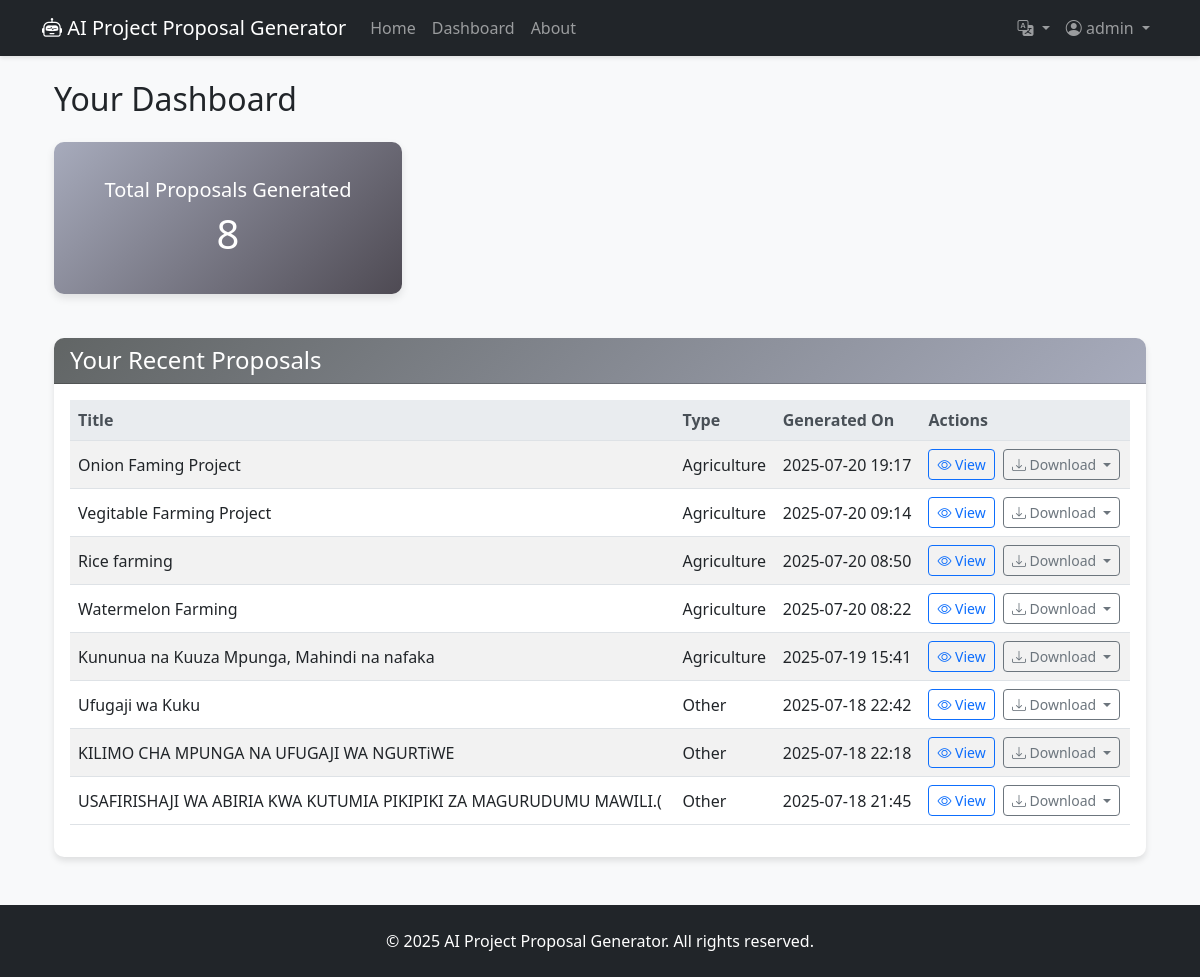
/dashboard (signed in), run on an earlier commit of the app's database.
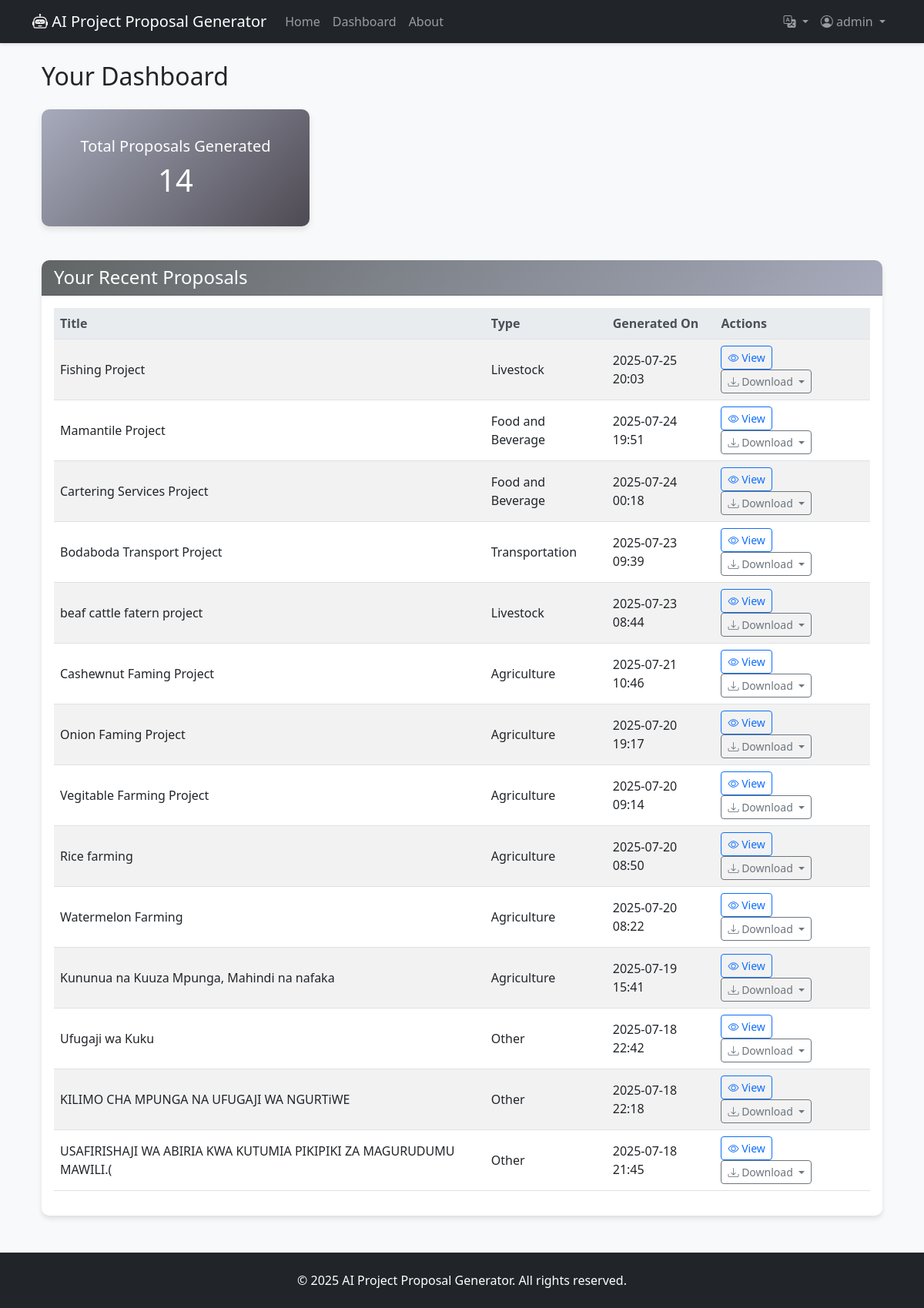
And on a later commit of the database.
### app/models.py (models this page shows, shortened)
class User(db.Model, UserMixin):
    id = db.Column(db.Integer, primary_key=True)
    username = db.Column(db.String(20), unique=True, nullable=False)
    email = db.Column(db.String(120), unique=True, nullable=False)
    password_hash = db.Column(db.String(128))
    proposals = db.relationship('Proposal', backref='author', lazy=True)

class Proposal(db.Model):
    id = db.Column(db.Integer, primary_key=True)
    title = db.Column(db.String(100), nullable=False)
    content = db.Column(db.Text, nullable=False)
    project_type = db.Column(db.String(50))
    generated_at = db.Column(db.DateTime, nullable=False, default=datetime.utcnow)
    user_id = db.Column(db.Integer, db.ForeignKey('user.id'), nullable=False)

### app/main/routes.py (the view)
@main_bp.route('/dashboard')
@login_required
def dashboard():
    proposals = db.session.query(Proposal)\
                  .filter_by(user_id=current_user.id)\
                  .order_by(Proposal.generated_at.desc())\
                  .all()
    return render_template('main/dashboard.html', proposals=proposals)

### app/models.py (called while the page is built)
@login_manager.user_loader
def load_user(user_id):
    return User.query.get(int(user_id))

### app/templates/main/dashboard.html (shortened to what this page needs)
{% extends "main/base.html" %}
{% block content %}
<div class="container mt-4">
    <h2 class="mb-4">{{_("Your Dashboard")}}</h2>
    <div class="row mb-4">
        <div class="col-md-4">
            <div class="card bg-primary text-white dashboard-card">
                <div class="card-body">
                    <h5 class="card-title">{{_("Total Proposals Generated")}}</h5>
                    <h3 class="card-text">{{ proposals|length }}</h3>
                </div>
            </div>
        </div>
    </div>
    <div class="card">
        <div class="card-header">
            <h4 class="text-white mb-0">{{_("Your Recent Proposals")}}</h4>
        </div>
        <div class="card-body">
            {% if proposals %}
            <div class="table-responsive">
                <table class="table table-hover table-striped">
                    <thead>
                        <tr>
                            <th>Title</th>
                            <th>Type</th>
                            <th>Generated On</th>
                            <th>Actions</th>
                        </tr>
                    </thead>
                    <tbody>
                        {% for proposal in proposals %}
                        <tr>
                            <td>{{ proposal.title }}</td>
                            <td>{{ proposal.project_type if proposal.project_type else 'N/A' }}</td>
                            <td>{{ moment(proposal.generated_at).format('YYYY-MM-DD HH:mm') }}</td>
                            <td>
                                <a href="{{ url_for('main.view_proposal', proposal_id=proposal.id) }}"
                                   class="btn btn-sm btn-outline-primary me-1" title="View Proposal">
                                    <i class="bi bi-eye"></i> View
                                </a>
                                <div class="dropdown d-inline-block">
                                    <button class="btn btn-sm btn-outline-secondary dropdown-toggle" type="button" id="downloadDropdown{{ proposal.id }}" data-bs-toggle="dropdown" aria-expanded="false">
                                        <i class="bi bi-download"></i> {{_("Download")}}
                                    </button>
                                </div>
                            </td>
                        </tr>
                        {% endfor %}
                    </tbody>
                </table>
            </div>
            {% else %}
            <p class="text-center">You haven't generated any proposals yet. <a href="{{ url_for('main.index') }}">{{_("Start generating one now!")}}</a></p>
            {% endif %}
        </div>
    </div>
</div>
{% endblock %}

### app/templates/main/base.html (shortened to what this page needs)
<!DOCTYPE html>
<html lang="en">
<head>
    <link href="https://cdn.jsdelivr.net/npm/bootstrap@5.3.0/dist/css/bootstrap.min.css" rel="stylesheet">
    <link rel="stylesheet" href="https://cdn.jsdelivr.net/npm/bootstrap-icons@1.10.0/font/bootstrap-icons.css">
    <link rel="stylesheet" href="{{ url_for('static', filename='css/style.css') }}">
</head>
<body>
    <nav class="navbar navbar-expand-lg navbar-dark bg-dark mb-4">
        <div class="container">
            <a class="navbar-brand" href="{{ url_for('main.index') }}">
                <i class="bi bi-robot"></i> AI Project Proposal Generator
            </a>
            <div class="collapse navbar-collapse" id="navbarNav">
                <ul class="navbar-nav me-auto">
                    <li class="nav-item">
                        <a class="nav-link" href="{{ url_for('main.index') }}">{{_("Home")}}</a>
                    </li>
                    <li class="nav-item">
                        <a class="nav-link" href="{{ url_for('main.dashboard') }}">{{_("Dashboard")}}</a>
                    </li>
                    <li class="nav-item">
                        <a class="nav-link" href="{{ url_for('main.about') }}">{{_("About")}}</a>
                    </li>
                </ul>
                <ul class="navbar-nav">
                    <li class="nav-item dropdown">
                        <a class="nav-link dropdown-toggle" href="#" data-bs-toggle="dropdown">
                            <i class="bi bi-translate"></i>
                        </a>
                    </li>
                    {% if current_user.is_authenticated %}
                    <li class="nav-item dropdown">
                        <a class="nav-link dropdown-toggle" href="#" id="navbarDropdown" role="button" data-bs-toggle="dropdown" aria-expanded="false">
                            <i class="bi bi-person-circle"></i> {{ current_user.username }}
                        </a>
                    </li>
                    {% endif %}
                </ul>
            </div>
        </div>
    </nav>
    <main class="container mb-5">
        {% block content %}{% endblock %}
    </main>
    <footer class="bg-dark text-white py-4 mt-5">
        <div class="container text-center">
            <p class="mb-0">&copy; {{ now.year }} {{_("AI Project Proposal Generator. All rights reserved")}}.</p>
        </div>
    </footer>
</body>
</html>

### app/static/CSS/style.css (style rules this page uses)
body { font-family: 'Segoe UI', Tahoma, Geneva, Verdana, sans-serif; background-color: #f8f9fa; color: #212529; }
.navbar { box-shadow: 0 2px 4px rgba(0,0,0,.1); }
.card { border: none; border-radius: 10px; box-shadow: 0 4px 6px rgba(0,0,0,.1); transition: transform 0.3s ease; }
.card-header { border-radius: 10px 10px 0 0 !important; background: linear-gradient(135deg, #616565 0%, #a7abbc 100%); //background: linear-gradient(135deg, #667eea 0%, #764ba2 100%); color: white; }
.dashboard-card { text-align: center; padding: 20px; border-radius: 10px; margin-bottom: 20px; background: linear-gradient(135deg, #a7abbc 0%, #4e4a53 100%); color: white; box-shadow: 0 4px 8px rgba(0,0,0,.1); }
.dashboard-card h3 { font-size: 2.5rem; margin-bottom: 0; }
.table th, .table td { vertical-align: middle; }
.table thead th { background-color: #e9ecef; color: #495057; }

What changed in the data, as far as the page shows it:
added Proposal: title "Fishing Project", project_type "Livestock", generated_at "2025-07-25 20:03"
added Proposal: title "Mamantile Project", project_type "Food and Beverage", generated_at "2025-07-24 19:51"
added Proposal: title "Cartering Services Project", project_type "Food and Beverage", generated_at "2025-07-24 00:18"
added Proposal: title "Bodaboda Transport Project", project_type "Transportation", generated_at "2025-07-23 09:39"
added Proposal: title "beaf cattle fatern project", project_type "Livestock", generated_at "2025-07-23 08:44"
added Proposal: title "Cashewnut Faming Project", project_type "Agriculture", generated_at "2025-07-21 10:46"
Also different on the page:
{{ proposals|length }}: "8" → "14"
